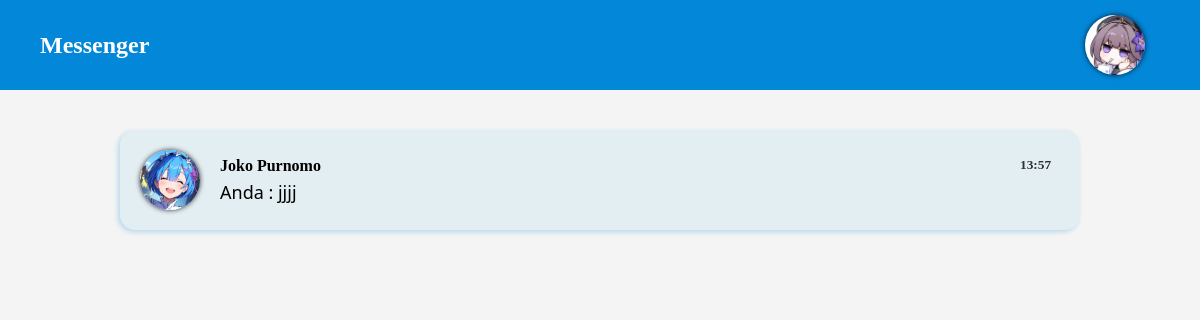
The page /view/dashboard (signed in) on the database its author committed.
### tables this page shows
CREATE TABLE `user` (
  `id` int(11) NOT NULL,
  `username` varchar(255) NOT NULL,
  `nama` varchar(255) NOT NULL,
  `password` varchar(255) NOT NULL,
  `profil` varchar(255) NOT NULL
);

CREATE TABLE `relasi` (
  `token` int(11) NOT NULL,
  `id_user1` int(11) NOT NULL,
  `id_user2` int(11) NOT NULL,
  `update_id` int(11) NOT NULL
);

CREATE TABLE `data_pesan` (
  `id` int(11) NOT NULL,
  `token` int(11) NOT NULL,
  `pengirim` int(11) NOT NULL,
  `penerima` int(11) NOT NULL,
  `pesan` text NOT NULL,
  `jam` time NOT NULL,
  `tanggal` date NOT NULL
);

### view/dashboard/index.php (the view, shortened to what this page needs)
<?php
    require "../../koneksi.php";
    $id = $_SESSION["id"];
    $query = mysqli_query($koneksi, "SELECT username, nama, profil FROM user WHERE id = '$id'");
    $row = mysqli_fetch_assoc($query)
?>
<!DOCTYPE html>
<html lang="en">
<head>
    <link rel="stylesheet" href="../../css/dashboard.css">
    <link rel="stylesheet" href="../../css/template.css">
</head>
<body>
    <?php
        require "../template/navbar.php";
    ?>
    <div class="container">
        <?php
            $query_relasi = mysqli_query($koneksi, "SELECT * FROM `relasi` WHERE id_user1 = '$id' OR id_user2 = '$id';");
            while ($hasil_relasi = mysqli_fetch_assoc($query_relasi)) {
                if ($id == $hasil_relasi['id_user1'] ) {
                    $partner = $hasil_relasi['id_user2'];
                } else {
                    $partner = $hasil_relasi['id_user1'];
                }
                $query_data_partner = mysqli_query($koneksi, "SELECT nama, profil FROM `user` WHERE id = '$partner'");
                $hasil_data_partner = mysqli_fetch_assoc($query_data_partner);
                $token = $hasil_relasi['token'];
                $query_cek_interaksi = mysqli_query($koneksi, "SELECT token FROM `data_pesan` WHERE token = $token");
                $row_cek_interaksi = mysqli_fetch_row($query_cek_interaksi);
                if ($row_cek_interaksi >= 1) {
                    $query_pesan = mysqli_query($koneksi, "SELECT * FROM `data_pesan` WHERE token = '$token' ORDER BY id DESC LIMIT 1");
                    $pesan = mysqli_fetch_assoc($query_pesan);
                    $jam = substr($pesan['jam'], 0, 5);
                    if ($pesan['pengirim'] == $id) {
                        $dari = "Anda : ";
                    } else {
                        $dari = "";
                    }
        ?>
                    <a href="../chat/?token=<?=$token?>">
                        <div class="people">
                            <img class="foto_profil" src="../../aset/profil/<?=$hasil_data_partner['profil']?>" alt="Foto Profil">
                            <div class="nama_pesan">
                                <input type="text" value="<?=$hasil_data_partner['nama']?>" class="nama" id="" readonly>
                                <input type="text" value="<?=$dari, $pesan['pesan']?>" class="pesan" id="" readonly>
                            </div>
                            <div class="waktu">
                                <input type="text" value="<?=$jam?>" class="jam" id="" readonly>
                            </div>
                        </div>
                    </a>
        <?php
                }
            }
        ?>
    </div>
</body>
</html>

### view/template/navbar.php (shortened to what this page needs)
<nav>
    <div class="logo">
        <a href="../dashboard"><h2>Messenger</h2></a>
    </div>
    <ul>
        <li>
            <div class="profil">
                <img class="foto_profil" src="../../aset/profil/<?= $row['profil']?>" alt="Foto Profil">
            </div>
        </li>
    </ul>
</nav>

### css/dashboard.css (style rules this page uses)
.container { margin: 5vh 10vw; height: 80vh; display: flex; flex-direction: column; border-radius: 15px; }
.people { width: 100%; background-color: #E3EEF2; display: flex; flex-direction: row; align-items: center; padding: 20px; border-radius: 15px; justify-content: space-around; margin-bottom: 20px; box-shadow: -2px 2px 5px rgba(4, 135, 217, 0.25); }
.nama_pesan { flex-grow: 1; display: flex; flex-direction: column; margin: 0 min(3%, 20px); }
.nama_pesan input.nama { font-weight: bold; font-size: medium; margin-bottom: 5px; }
.nama_pesan input.pesan,input.nama { pointer-events: none; border: none; background-color: transparent; padding: 0; margin: 0; outline: none; white-space: nowrap; overflow: hidden; text-overflow: ellipsis; }
.people .waktu { height: 50px; }
.people .waktu .jam { pointer-events: none; border: none; background-color: transparent; padding: 0; margin: 0; outline: none; white-space: nowrap; overflow: hidden; text-overflow: ellipsis; width: 40px; font-weight: bold; color: rgba(0, 0, 0, 0.8); }

### css/template.css (style rules this page uses)
* { margin: 0; padding: 0; box-sizing: border-box; font-family: poppins; }
body { background-color: #f4f4f4; }
.pesan { font-family: system-ui, -apple-system, BlinkMacSystemFont, 'Segoe UI', Roboto, Oxygen, Ubuntu, Cantarell, 'Open Sans', 'Helvetica Neue', sans-serif; font-size: large; }
a { text-decoration: none; }
ul li { list-style: none; }
nav { z-index: 99; width: 100%; min-height: 10vh; background-color: rgba(3, 135, 216, 1); display: flex; justify-content: space-between; align-items: center; padding: 0 5vh; color: rgb(255, 255, 255); transition: all 0.3s; }
nav ul li { display: block; }
.profil, .profil_user { display: flex; align-items: center; padding: 15px; }
.nama { font-weight: bold; }
.foto_profil { width: 60px; height: 60px; border-radius: 50%; box-shadow: 0 0 5px rgba(0, 0, 0, 0.8); transition: all 0.3s; }
nav a { color: white; display: flex ; align-items: center; height: 100%; }

### rows shown on the page
user: profil (picture)
relasi: id_user1.nama "Joko Purnomo", pesan "Anda : jjjj", jam "13:57"
